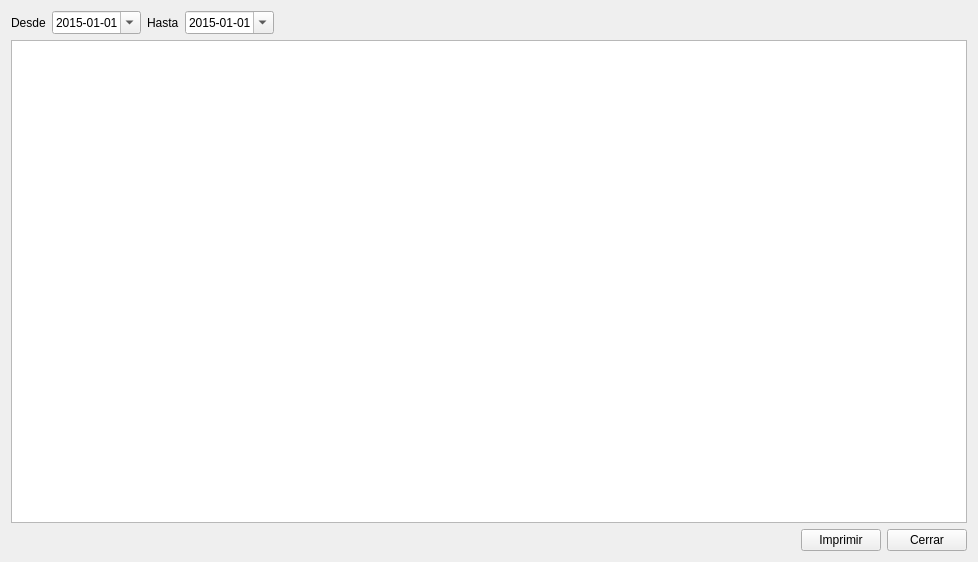
<?xml version="1.0" encoding="UTF-8"?>
<ui version="4.0">
 <class>ListadoCaducados</class>
 <widget class="QDialog" name="ListadoCaducados">
  <property name="geometry">
   <rect>
    <x>0</x>
    <y>0</y>
    <width>978</width>
    <height>562</height>
   </rect>
  </property>
  <property name="windowTitle">
   <string>Listado productos caducados</string>
  </property>
  <property name="windowIcon">
   <iconset resource="recursos.qrc">
    <normaloff>:/imagenes/Emeicjac logo.jpg</normaloff>:/imagenes/Emeicjac logo.jpg</iconset>
  </property>
  <layout class="QGridLayout" name="gridLayout">
   <item row="0" column="0">
    <layout class="QHBoxLayout" name="horizontalLayout">
     <item>
      <widget class="QLabel" name="label">
       <property name="text">
        <string>Desde</string>
       </property>
       <property name="buddy">
        <cstring>dateEditDesde</cstring>
       </property>
      </widget>
     </item>
     <item>
      <widget class="QDateEdit" name="dateEditDesde">
       <property name="displayFormat">
        <string>yyyy-MM-dd</string>
       </property>
       <property name="calendarPopup">
        <bool>true</bool>
       </property>
       <property name="date">
        <date>
         <year>2015</year>
         <month>1</month>
         <day>1</day>
        </date>
       </property>
      </widget>
     </item>
     <item>
      <widget class="QLabel" name="label_2">
       <property name="text">
        <string>Hasta</string>
       </property>
       <property name="buddy">
        <cstring>dateEditHasta</cstring>
       </property>
      </widget>
     </item>
     <item>
      <widget class="QDateEdit" name="dateEditHasta">
       <property name="displayFormat">
        <string>yyyy-MM-dd</string>
       </property>
       <property name="calendarPopup">
        <bool>true</bool>
       </property>
       <property name="date">
        <date>
         <year>2015</year>
         <month>1</month>
         <day>1</day>
        </date>
       </property>
      </widget>
     </item>
     <item>
      <spacer name="horizontalSpacer">
       <property name="orientation">
        <enum>Qt::Horizontal</enum>
       </property>
       <property name="sizeHint" stdset="0">
        <size>
         <width>40</width>
         <height>20</height>
        </size>
       </property>
      </spacer>
     </item>
    </layout>
   </item>
   <item row="1" column="0">
    <widget class="QTableView" name="tableView">
     <property name="alternatingRowColors">
      <bool>true</bool>
     </property>
    </widget>
   </item>
   <item row="2" column="0">
    <layout class="QHBoxLayout" name="horizontalLayout_2">
     <item>
      <spacer name="horizontalSpacer_2">
       <property name="orientation">
        <enum>Qt::Horizontal</enum>
       </property>
       <property name="sizeHint" stdset="0">
        <size>
         <width>40</width>
         <height>20</height>
        </size>
       </property>
      </spacer>
     </item>
     <item>
      <widget class="QPushButton" name="pushButtonImprimir">
       <property name="text">
        <string>Imprimir</string>
       </property>
       <property name="autoDefault">
        <bool>false</bool>
       </property>
      </widget>
     </item>
     <item>
      <widget class="QPushButton" name="pushButtonCerrar">
       <property name="text">
        <string>Cerrar</string>
       </property>
       <property name="autoDefault">
        <bool>false</bool>
       </property>
      </widget>
     </item>
    </layout>
   </item>
  </layout>
 </widget>
 <resources>
  <include location="recursos.qrc"/>
 </resources>
 <connections>
  <connection>
   <sender>pushButtonCerrar</sender>
   <signal>clicked()</signal>
   <receiver>ListadoCaducados</receiver>
   <slot>close()</slot>
   <hints>
    <hint type="sourcelabel">
     <x>923</x>
     <y>527</y>
    </hint>
    <hint type="destinationlabel">
     <x>923</x>
     <y>8</y>
    </hint>
   </hints>
  </connection>
 </connections>
</ui>
